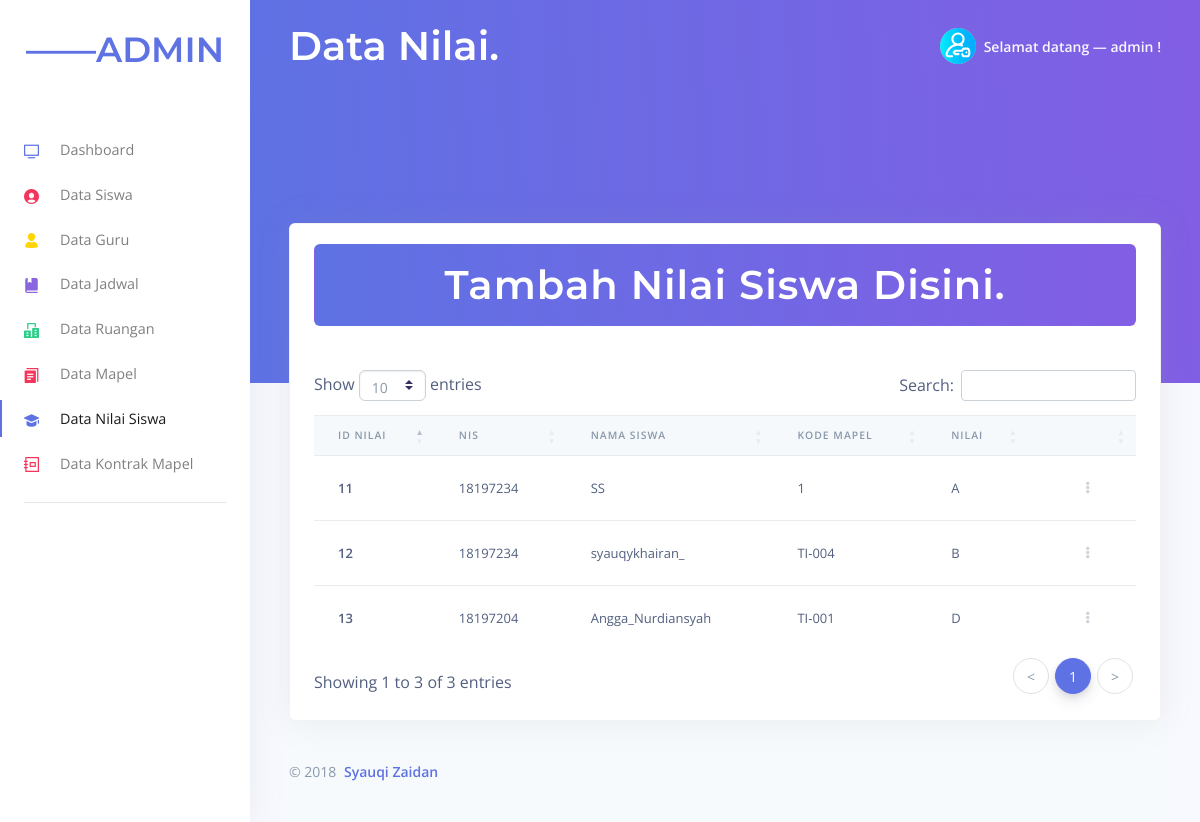
Screenshot of /admin/example/datanilai.php (signed in) with the database file from the repository.
### tables this page shows
CREATE TABLE `nilai` (
  `id_nilai` int(25) NOT NULL,
  `nis` int(25) NOT NULL,
  `nama_siswa` varchar(255) NOT NULL,
  `kode_mapel` varchar(25) NOT NULL,
  `nilai` char(1) NOT NULL
);

### admin/example/datanilai.php (the view, shortened to what this page needs)
<!DOCTYPE html>
<html lang="en">
<head>
  <link href="../assets/js/plugins/nucleo/css/nucleo.css" rel="stylesheet" />
  <link href="../assets/js/plugins/@fortawesome/fontawesome-free/css/all.min.css" rel="stylesheet" />
  <link rel="stylesheet" href="https://cdn.datatables.net/1.10.20/css/dataTables.bootstrap4.min.css">
  <link href="../assets/css/argon-dashboard.css?v=1.1.0" rel="stylesheet" />
</head>
<body class="">
  <nav class="navbar navbar-vertical fixed-left navbar-expand-md navbar-light bg-white" id="sidenav-main">
    <div class="container-fluid">
      <a class="navbar-brand pt-1 pb-0" href="../index.php">
      <p class="text-primary text-uppercase font-weight-bold" style="font-family:montserrat,sans-serif !important; font-size:35px;">&mdash;&mdash;ADMIN</p>
      </a>
      <div class="collapse navbar-collapse" id="sidenav-collapse-main">
        <ul class="navbar-nav">
          <li class="nav-item  class=" active" ">
          <a class=" nav-link  " href=" ../index.php"> <i class="ni ni-tv-2 text-primary"></i> Dashboard
            </a>
          </li>
          <li class="nav-item">
            <a class="nav-link  " href="data.php">
              <i class="ni ni-circle-08 text-red"></i> Data Siswa
            </a>
          </li>
          <li class="nav-item">
            <a class="nav-link  " href="dataguru.php">
              <i class="ni ni-single-02 text-yellow"></i> Data Guru
            </a>
          </li>
          <li class="nav-item">
            <a class="nav-link " href="datajadwal.php">
              <i class="ni ni-book-bookmark text-purple"></i> Data Jadwal
            </a>
          </li>
          <li class="nav-item">
            <a class="nav-link " href="dataruangan.php">
              <i class="ni ni-building text-green"></i> Data Ruangan
            </a>
          </li>
          <li class="nav-item">
            <a class="nav-link " href="datamapel.php">
              <i class="ni ni-single-copy-04 text-red"></i> Data Mapel
            </a>
          </li>
          <li class="nav-item">
            <a class="nav-link active" href="datanilai.php">
              <i class="ni ni-hat-3 text-blue"></i> Data Nilai Siswa
            </a>
          </li>
          <li class="nav-item">
            <a class="nav-link " href="datakontrak.php">
              <i class="ni ni-collection text-red"></i> Data Kontrak Mapel
            </a>
          </li>
        </ul>
        <hr class="my-3">
    </div>
  </nav>
  <div class="main-content">
    <nav class="navbar navbar-top navbar-expand-md navbar-dark" id="navbar-main">
      <div class="container-fluid">
        <a class="h1 mb-0 text text-white text-capitalize d-none d-lg-inline-block" href="./index.php" style="font-family:montserrat,sans serif !important; font-size:40px;">Data Nilai.</a>
        <ul class="navbar-nav align-items-center d-none d-md-flex">
          <li class="nav-item dropdown">
            <a class="nav-link pr-0" href="#" role="button" data-toggle="dropdown" aria-haspopup="true" aria-expanded="false">
              <div class="media align-items-center">
                <span class="avatar avatar-sm rounded-circle">
                  <img alt="Image placeholder" src="../assets/img/theme/team-1-800x800.svg">
                </span>
                <div class="media-body ml-2 d-none d-lg-block">
                  <span class="mb-0 text-sm  font-weight-bold">Selamat datang &mdash; <?=$_SESSION['username'];?> !</span>
                </div>
              </div>
            </a>
          </li>
        </ul>
      </div>
    </nav>
    <div class="header bg-gradient-primary pb-8 pt-5 pt-md-8">
      <div class="container-fluid">
        <div class="header-body">
        </div>
      </div>
    </div>
    <div class="container-fluid mt--9">
      <div class="row">
        <div class="col">
          <div class="card shadow">
            <div class="card-header border-0">
            <a  data-toggle="modal" data-target="#exampleModalCenter"><h1 class="mb-0 btn btn-block bg-gradient-blue text-white"style="font-family:montserrat; font-size:40px;">Tambah Nilai Siswa Disini.</h1></a>
            </div>
            <div class="table-responsive p-4">
              <table id="example" class="table align-items-center table-flush">
                <thead class="thead-light">
                  <tr>
                    <th scope="col">ID Nilai</th>
                    <th scope="col">NIS</th>
                    <th scope="col">Nama Siswa</th>
                    <th scope="col">Kode Mapel</th>
                    <th scope="col">Nilai</th>
                    <th scope="col"></th>
                  </tr>
                </thead>
                <tbody>
                <?php
		include 'koneksi.php';
		$data = mysqli_query($koneksi,"select * from nilai");
		while($d = mysqli_fetch_array($data)){
			?>
                  <tr>
                    <th scope="row">
                    <?php echo $d['id_nilai']; ?>
                    </th>
                    <td>
                    <?php echo $d['nis']; ?>
                    </td>
                    <td>
                    <?php echo $d['nama_siswa']; ?>
                    </td>
                    <td>
                    <?php echo $d['kode_mapel']; ?>
                    </td>
                    <td>
                    <?php echo $d['nilai']; ?>
                    </td>
                    <td class="text-right">
                      <div class="dropdown">
                        <a class="btn btn-sm btn-icon-only text-light" href="#" role="button" data-toggle="dropdown" aria-haspopup="true" aria-expanded="false">
                          <i class="fas fa-ellipsis-v"></i>
                        </a>
                      </div>
                    </td>
                  </tr>
                  <?php
		}
		?>
                </tbody>
              </table>
            </div>
          </div>
        </div>
      </div>
      <footer class="footer">
        <div class="row align-items-center justify-content-xl-between">
          <div class="col-xl-6">
            <div class="copyright text-center text-xl-left text-muted">
              &copy; 2018 <a href="https://syauqizaidan.github.io" class="font-weight-bold ml-1" target="_blank">Syauqi Zaidan</a>
            </div>
          </div>
          <div class="col-xl-6">
          </div>
        </div>
      </footer>
    </div>
  </div>
</body>
</html>

### rows the page displays
nilai: id_nilai "11", nis "18197234", nama_siswa "SS", kode_mapel "1", nilai "A"
nilai: id_nilai "12", nis "18197234", nama_siswa "syauqykhairan_", kode_mapel "TI-004", nilai "B"
nilai: id_nilai "13", nis "18197204", nama_siswa "Angga_Nurdiansyah", kode_mapel "TI-001", nilai "D"

### other values shown
$_SESSION['username'] "admin"
